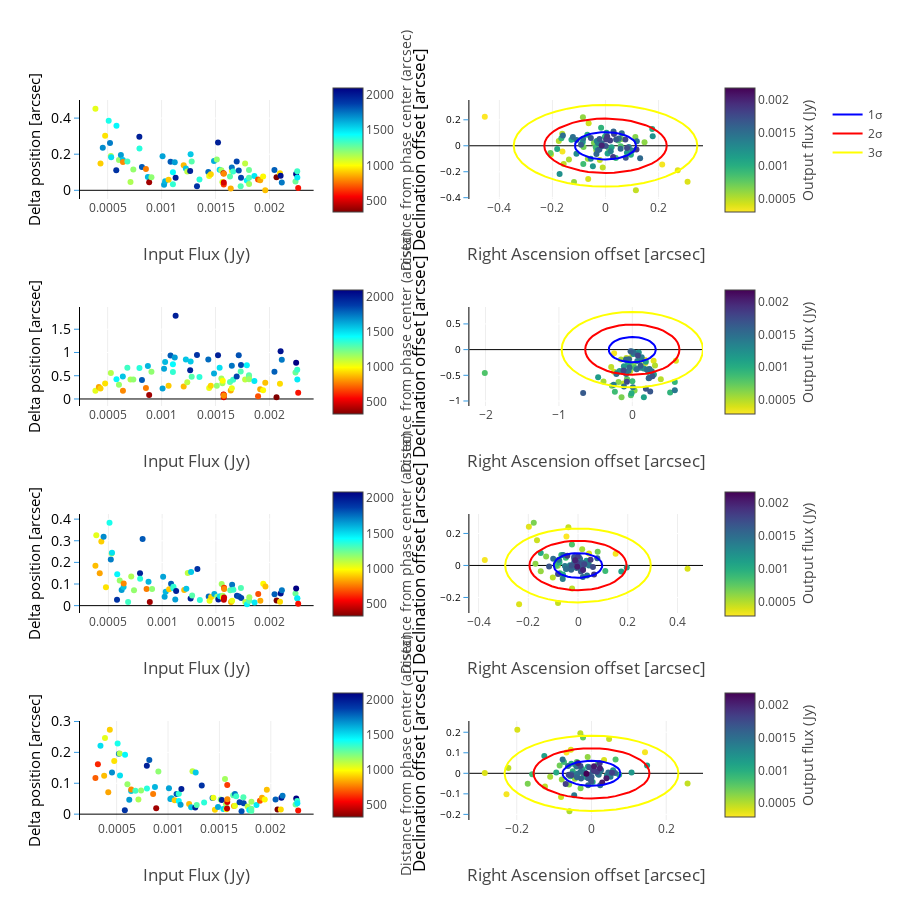

The code cell stored with this chart in its notebook:
### Code cell
data = []
im_titles =[]
for input_model, output_model in models_compare.items():
    header = output_model[:-9]
#    im_titles.append('<b>{:s} Position</b>'.format(header.upper()))
#    im_titles.append('<b>{:s} Position</b>'.format(header.upper()))

fig = tools.make_subplots(rows=len(models_compare.keys()), cols=2, shared_yaxes=False, print_grid=False,
                          horizontal_spacing = 0.25,
                          vertical_spacing = 0.15,
                          subplot_titles=im_titles)
j = 0
i = -1
counter = 0
for input_model, output_model in models_compare.items():
    i += 1
    counter+=1
    RA_offset = []
    DEC_offset = []
    DELTA_PHASE0 = []
    source_labels = []
    flux_in_data = []
    delta_pos_data = []
    heading = output_model[:-9]
    for n in range(len(results[heading]['flux'])):
        delta_pos_data.append(results[heading]['position'][n][0])
        RA_offset.append(results[heading]['position'][n][1])
        DEC_offset.append(results[heading]['position'][n][2])
        DELTA_PHASE0.append(results[heading]['position'][n][3])
        flux_in_data.append(results[heading]['position'][n][4])
        source_labels.append(results[heading]['position'][n][5])
    zipped_props = zip(delta_pos_data, RA_offset, DEC_offset, DELTA_PHASE0, flux_in_data, source_labels)
    delta_pos_data, RA_offset, DEC_offset, DELTA_PHASE0, flux_in_data, source_labels = zip(
        *sorted(zipped_props, key=lambda x: x[-2]))
    fig.append_trace(go.Scatter(x=np.array(flux_in_data), y=np.array(delta_pos_data),
                                mode = 'markers', showlegend=False,
                                text = source_labels, name = '{:s} flux_ratio'.format(header),
                                marker = dict(color = DELTA_PHASE0, showscale=True,
                                              colorscale='Jet', reversescale=True,
                                              colorbar = dict(title='Distance from phase center (arcsec)',
                                                              titleside ='right', len=0.2, y=0.93-j, x=0.39)
                                             ),
                                error_y=dict(type='data', #array=flux_out_err_data,
                                             color = 'rgb(158, 63, 221)', visible=True)), i+1, 1)
    fig.append_trace(go.Scatter(x=np.array(RA_offset), y=np.array(DEC_offset),
                                mode = 'markers', showlegend=False,
                                text = source_labels, name = '{:s} flux_ratio'.format(heading),
                                marker = dict(color = flux_out_data, showscale=True, colorscale='Viridis',
                                              reversescale=True,
                                              colorbar = dict(title='Output flux (Jy)',
                                                              titleside ='right', len=0.2, y=0.93-j)
                                             ),
                                error_y=dict(type='data',
                                             color = 'rgb(158, 63, 221)', visible=True)), i+1, 2)
    r1, r2 = np.array(RA_offset).std(), np.array(DEC_offset).std()
    theta = np.linspace(0,2*pi,45)
    x1 = r1*cos(theta)
    y1 = r2*sin(theta)
    fig.append_trace(go.Scatter(x=x1, y=y1,
                                mode = 'lines', showlegend=True if i == 0 else False,
                                name = '1σ',
                                text = '1σ ~ {:f}'.format(np.sqrt(r1*r2)),
                                marker = dict(color = 'rgb(0, 0, 255)')), i+1, 2)
    fig.append_trace(go.Scatter(x=2*x1, y=2*y1,
                                mode = 'lines', showlegend=True if i == 0 else False,
                                name = '2σ',
                                text = '2σ ~ {:f}'.format(2*np.sqrt(r1*r2)),
                                marker = dict(color = 'rgb(255, 0, 0)')), i+1, 2)
    fig.append_trace(go.Scatter(x=3*x1, y=3*y1,
                                mode = 'lines', showlegend=True if i == 0 else False,
                                name = '3σ',
                                text = '3σ ~ {:f}'.format(3*np.sqrt(r1*r2)),
                                marker = dict(color = 'rgb(255, 255, 0)')), i+1, 2)
    fig['layout'].update(title='', height=900, width=900,
                         paper_bgcolor='rgb(255,255,255)', plot_bgcolor=bg_color,
                         legend=dict(xanchor=True, x=1.2,y=1)
                        )
    fig['layout'].update(
        {'yaxis{}'.format(counter+i):YAxis(title=u'Delta position [arcsec]',gridcolor='rgb(255,255,255)',
                                           color='rgb(0,0,0)',
                                           range=axis_min_max if _scaley.value else [],
        #range=[1,10],
        tickfont=dict(size=14, color='rgb(0,0,0)'),
        titlefont=dict(size=15),
        showgrid=True,
        showline=True,
        showticklabels=True,
        tickcolor='rgb(51,153,225)',
        ticks='outside',
        zeroline=True)})
    fig['layout'].update(
        {'yaxis{}'.format(counter+i+1):YAxis(title='Declination offset [arcsec]',gridcolor='rgb(255,255,255)',
                                             color='rgb(0,0,0)',
                                             range=dec_min_max if _scaley.value else [],
        #range=[1,10],
        tickfont=dict(size=10, color='rgb(0,0,0)'),
        titlefont=dict(size=17),
        showgrid=True,
        showline=True,
        showticklabels=True,
        tickcolor='rgb(51,153,225)',
        ticks='outside',
        zeroline=True)})
    fig['layout'].update({'xaxis{}'.format(counter+i):XAxis(title='Input Flux (Jy)',
                                                            titlefont=dict(size=17),
                                                            zeroline=True, position=0.0, overlaying='x',)})
    fig['layout'].update({'xaxis{}'.format(counter+i+1):XAxis(title='Right Ascension offset [arcsec]',
                                                              titlefont=dict(size=17),
                                                              range=ra_min_max if _scalex.value else [],
                                                              zeroline=False)})# domain=[0.505, 0.8])})
    fig['layout']['annotations'].update({ 'font':{'size': 10}})
    j+=0.28
py.iplot(fig, filename='make-subplots-multiple-with-titles')
